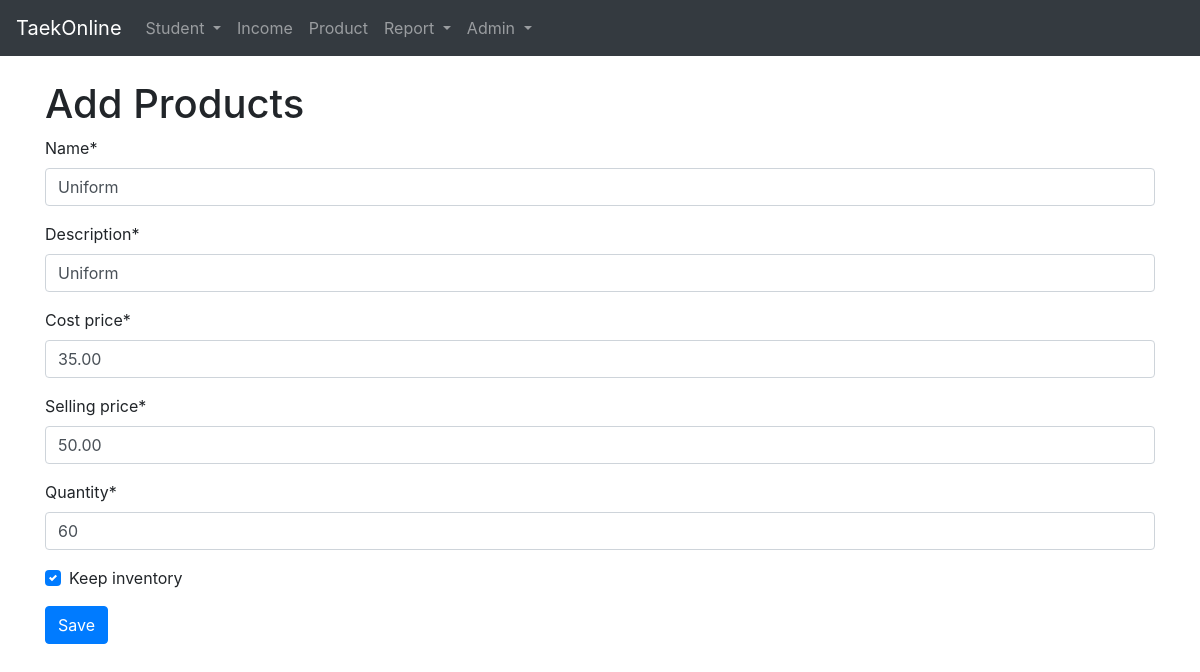
The page /product/4/change on the database as committed earlier.
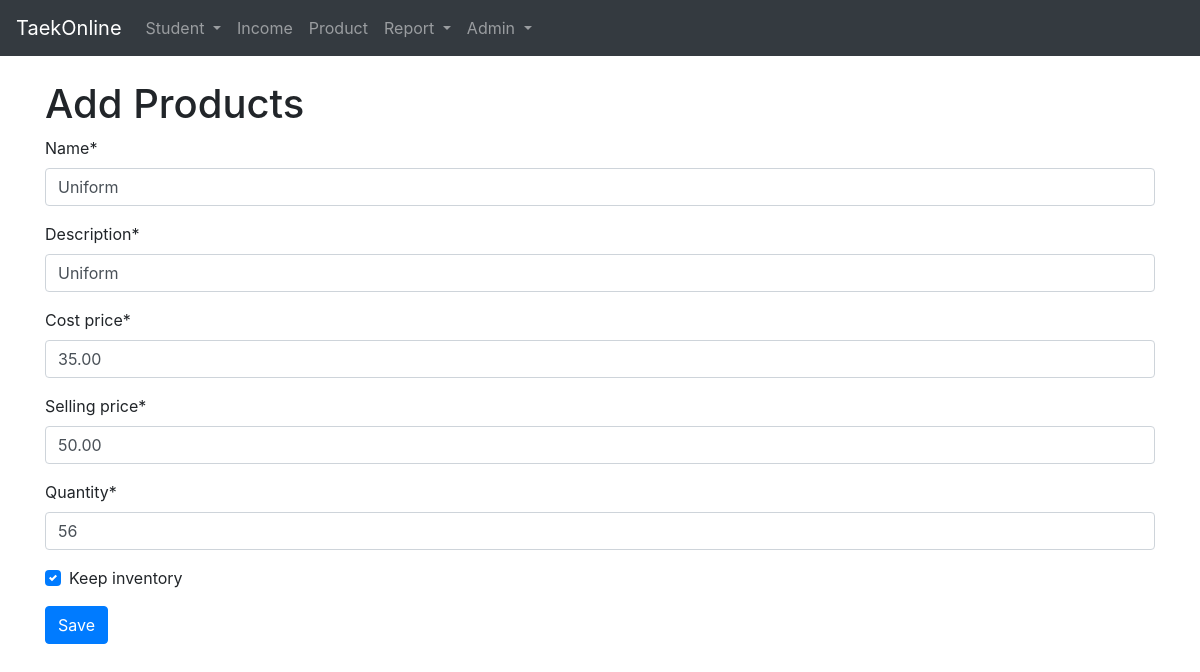
The same page on the database as committed later.
### taekonline/models.py (models this page shows, shortened)
class Product(models.Model):
    name = models.CharField(max_length=100, null=False, blank=False, unique=True)
    description = models.CharField(max_length=200, null=False, blank=False)
    cost_price = models.DecimalField(null=False, blank=False, max_digits=18, decimal_places=2, default=0)
    selling_price = models.DecimalField(null=False, blank=False, max_digits=18, decimal_places=2)
    quantity = models.IntegerField(null=False, blank=False, default=1)
    keep_inventory = models.BooleanField(default=True)

### taekonline/views.py (the view)
# urls.py: path('product/<int:id>/change', views.product_change, name='product_change'),
def product_change(request, id, template_name='products/product_form.html'):
	product = Product.objects.get(id=int(id))
	if request.POST:
		form = ProductForm(request.POST, instance=product)
		if form.is_valid():
			form.save()
			return redirect('product')
		else:
			return render(request, template_name, {'form':form})
	else:
		form = ProductForm(instance=product)
	return render(request, template_name, {'form':form})

### taekonline/forms.py
class ProductForm(forms.ModelForm):
    class Meta:
        model = Product
        fields = '__all__'
    def __init__(self, *args, **kwargs):
        super().__init__(*args, **kwargs)
        self.helper = FormHelper()
        self.helper.form_tag = False
        self.helper.form_method = 'post'
        self.helper.layout = Layout(
            Fieldset(
                'Product Data',
                Row(
                    Column('name', css_class='form-group col-md-4 mb-0'),
                    Column('description', css_class='form-group col-md-4 mb-0'),
                    Column('cost_price', css_class='form-group col-md-4 mb-0'),
                    Column('selling_price', css_class='form-group col-md-4 mb-0'),
                    Column('quantity', css_class='form-group col-md-4 mb-0'),
                    Column('keep_inventory', css_class='form-group col-md-4 mb-0'),
                    css_class='form-row'
                ),
            ),
        )

### taekonline/templates/products/product_form.html (shortened to what this page needs)
{% extends 'base.html' %}
{% load static %}
{% load crispy_forms_tags %}
{% block content %}
<form method="post" action="{{ request.path }}">
    <h1>Add Products</h1>
    {% crispy form %}
    <input type="submit" class="btn btn-primary" value="Save">
</form>
{% endblock content %}

Rows that differ between the two databases and show on the page:
changed Product "Uniform": quantity "60" → "56"
